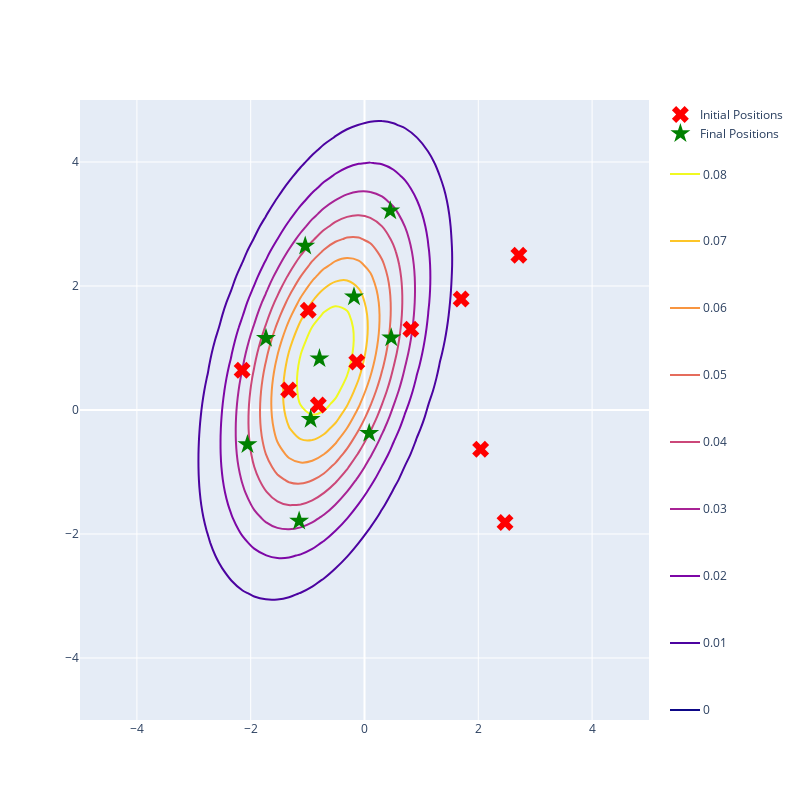

Source (notebook cell):
### Markdown cell above
The particles are given random initial positions and with SVGD they 'move' to estimate the MVN.

_The code snippet below simply executes the `mvn_example` binary built from `mvn_example.cpp` and plots the initial and final positions of the particles._

### Code cell
# Run the executable
captured_output = subprocess.run("./mvn_example", text=True, capture_output=True)

# Process the captured output
split_output_str =  captured_output.stdout.split("\n")

# Extract the particle positions
initial_positions_x = [float(elem) for elem in split_output_str[1].split(" ") if elem != ""]
initial_positions_y = [float(elem) for elem in split_output_str[2].split(" ") if elem != ""]
initial_positions = list(zip(initial_positions_x, initial_positions_y))

final_positions_x = [float(elem) for elem in split_output_str[4].split(" ") if elem != ""]
final_positions_y = [float(elem) for elem in split_output_str[5].split(" ") if elem != ""]
final_positions = list(zip(final_positions_x, final_positions_y))

print("Initial particle positions:\n", np.asarray(initial_positions))
print("Final particle positions:\n", np.asarray(final_positions))

# Plot the positions on top of the MVN
fig.add_traces(
    [
        go.Scatter(
            x=initial_positions_x,
            y=initial_positions_y,
            mode="markers",
            marker_symbol="x",
            marker_size=15,
            marker_color="red",
            name="Initial Positions"
        ),
        go.Scatter(
            x=final_positions_x,
            y=final_positions_y,
            mode="markers",
            marker_symbol="star",
            marker_size=15,
            marker_color="green",
            name="Final Positions"
        )
    ]
)

fig.show()

### Figure 1 — Plotly figure (JSON) as saved in the notebook; plotly's stock layout.template omitted (floating-point values rounded to 4 significant figures; data arrays with more than 128 entries replaced by an {"elided": "..."} marker saying what was removed)
{"data": [{"contours": {"coloring": "lines"}, "line": {"width": 2}, "name": "2-D MVN contour", "type": "contour", "x": [-5, -4.796, -4.592, -4.388, -4.184, -3.98, -3.776, -3.571, -3.367, -3.163, -2.959, -2.755, -2.551, -2.347, -2.143, -1.939, -1.735, -1.531, -1.327, -1.122, -0.9184, -0.7143, -0.5102, -0.3061, -0.102, 0.102, 0.3061, 0.5102, 0.7143, 0.9184, 1.122, 1.327, 1.531, 1.735, 1.939, 2.143, 2.347, 2.551, 2.755, 2.959, 3.163, 3.367, 3.571, 3.776, 3.98, 4.184, 4.388, 4.592, 4.796, 5], "y": [-5, -4.796, -4.592, -4.388, -4.184, -3.98, -3.776, -3.571, -3.367, -3.163, -2.959, -2.755, -2.551, -2.347, -2.143, -1.939, -1.735, -1.531, -1.327, -1.122, -0.9184, -0.7143, -0.5102, -0.3061, -0.102, 0.102, 0.3061, 0.5102, 0.7143, 0.9184, 1.122, 1.327, 1.531, 1.735, 1.939, 2.143, 2.347, 2.551, 2.755, 2.959, 3.163, 3.367, 3.571, 3.776, 3.98, 4.184, 4.388, 4.592, 4.796, 5], "z": {"elided": "50x50 float values"}}, {"marker": {"color": "red", "size": 15, "symbol": "x"}, "mode": "markers", "name": "Initial Positions", "type": "scatter", "x": [2.041, 1.699, 2.47, -0.9887, -1.333, -0.1356, -0.8113, 2.713, 0.8143, -2.15], "y": [-0.6337, 1.791, -1.815, 1.609, 0.3238, 0.7732, 0.08041, 2.497, 1.304, 0.6418]}, {"marker": {"color": "green", "size": 15, "symbol": "star"}, "mode": "markers", "name": "Final Positions", "type": "scatter", "x": [0.4698, -0.1846, 0.08271, -1.042, -0.9466, -1.732, -1.149, 0.4525, -0.7917, -2.057], "y": [1.167, 1.828, -0.3753, 2.644, -0.1483, 1.155, -1.79, 3.213, 0.8287, -0.5561]}], "layout": {"height": 800, "width": 800}}
